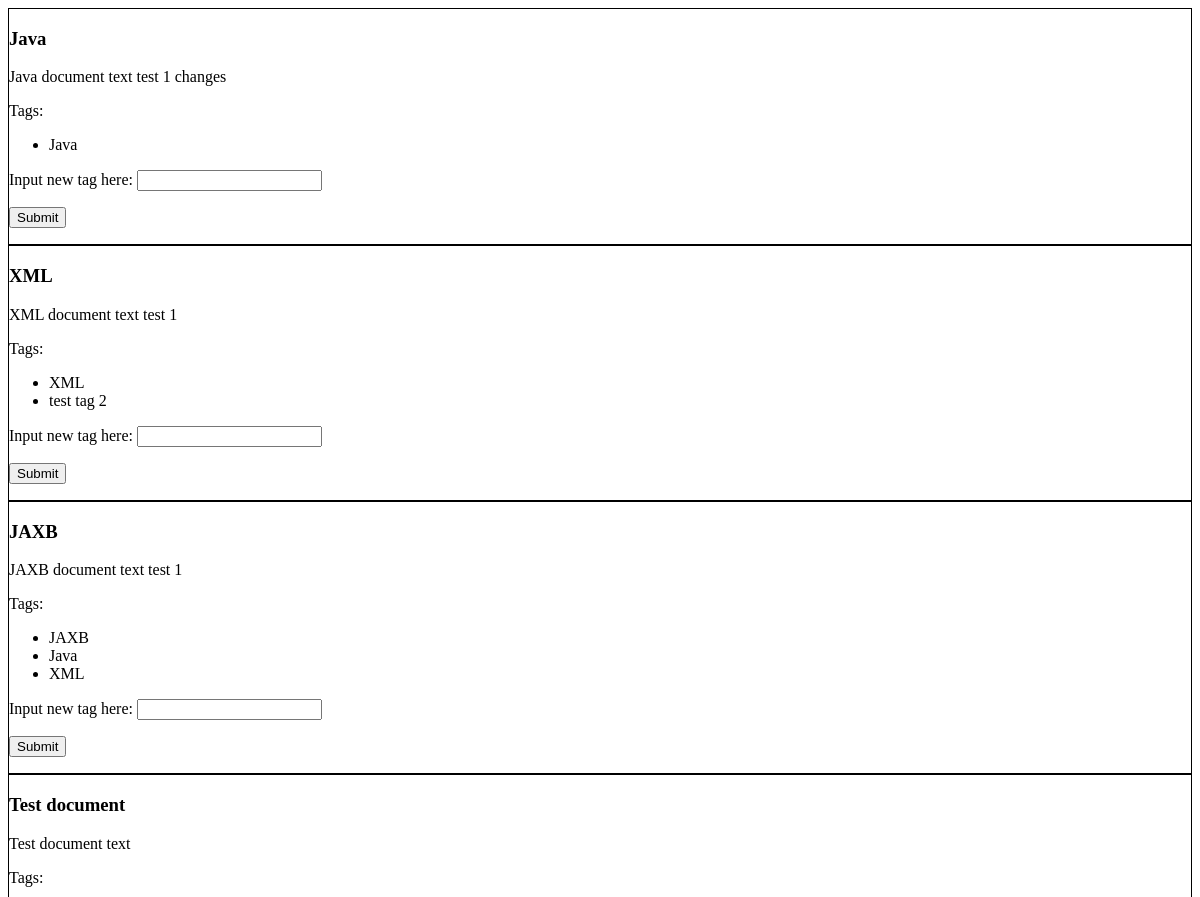
The page /notesfromxml/displaydocs/ (upper part) on the database as committed earlier.
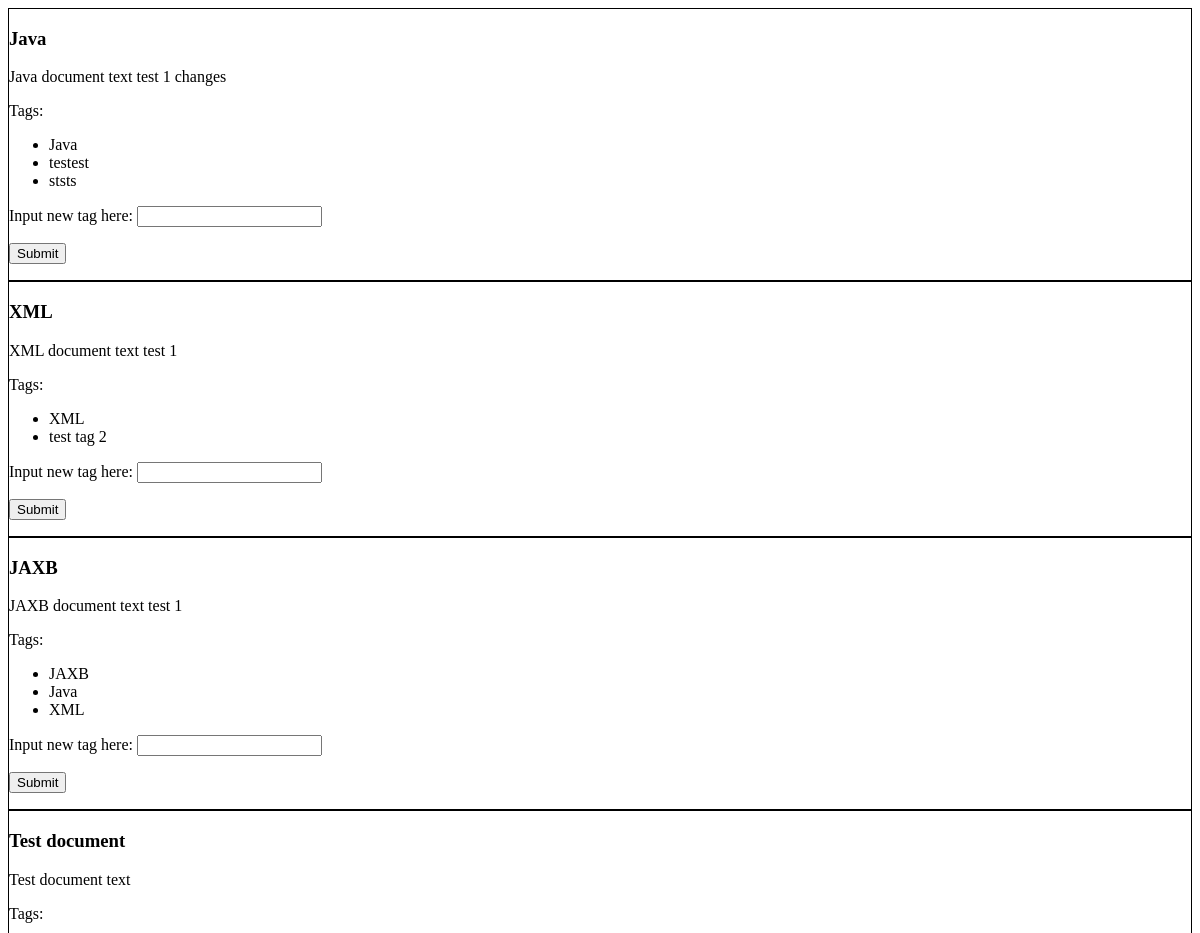
The same page on the database as committed later.
### notesfromxml/models.py (models this page shows, shortened)
class Document(models.Model):
    document_name = models.TextField()
    document_text = models.TextField()
    document_image = models.ImageField(blank=True)  # This allows only 1 image for each document.

class Tagmap(models.Model):
    tag = models.ForeignKey(
        'Tag',
        on_delete=models.CASCADE
    )
    document = models.ForeignKey(
        'Document',
        on_delete=models.CASCADE
    )

class Tag(models.Model):
    tag_name = models.TextField()

### notesfromxml/views.py (the view, shortened to what this page needs)
# urls.py: path('displaydocs/', views.display_docs, name='display_docs'),
def display_docs(request):
    documents = Document.objects.all()
    return render(request, 'notesfromxml/displaydocs.html', {'documents': documents, 'form': AddTagForm()})

### notesfromxml/forms.py (shortened to what this page needs)
class AddTagForm(forms.ModelForm):
    tag_name = forms.CharField(label='Input new tag here:')  # The tag to be added.
    current_document = forms.CharField(widget=forms.HiddenInput())  # The document that the tag gets added to.
    class Meta:
        model = Tag
        fields = ['tag_name']

### notesfromxml/templates/notesfromxml/displaydocs.html (shortened to what this page needs)
{% if documents %}
    {% for doc in documents %}
        <div style="border: 1px solid black">
            <h3>{{ doc.document_name }}</h3>
            <p>{{ doc.document_text }}</p>
            <div class="tabContainer">
            <p>Tags:</p>
                <ul>
                    {% for mapset in doc.tagmap_set.all %}
                        <li> {{ mapset.tag.tag_name }}</li>
                    {% endfor %}
                </ul>
            </div>
            <form action="{% url 'notesfromxml:display_docs'%}" method="post">
                <div>
                    {{ form.as_p }}
                    <input type="submit" />
                </div>
            </form>
        </div>
    {% endfor %}
{% else %}
    <p>No documents found in the database.</p>
{% endif %}

Rows that differ between the two databases and show on the page:
added Tagmap: tag.tag_name "testest", shown under Document "Java"
added Tagmap: tag.tag_name "ststs", shown under Document "Java"
